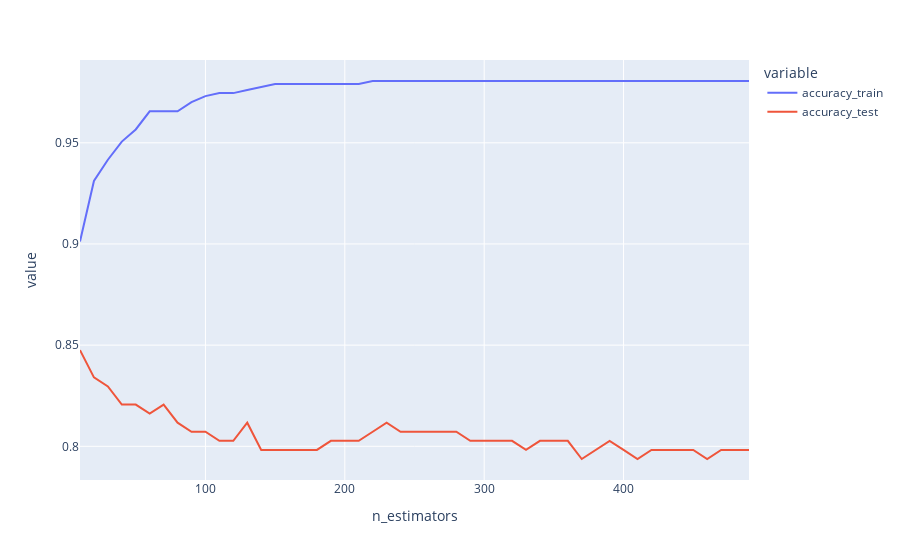

Notebook code cell kept with this figure:
### Markdown cell above
### n estimators (trees per forest)

### Code cell
accuracy_results = []

for i in range(10, 500, 10):
    model = model = XGBClassifier(n_estimators=i, random_state=42, nthread=-1)
    model.fit(X_train,y_train)
    y_pred_train = model.predict(X_train)
    y_pred_test = model.predict(X_test)
    accuracy_train = np.mean(y_pred_train == y_train)
    accuracy_test = np.mean(y_pred_test == y_test)
    accuracy_results.append({'accuracy_train': accuracy_train, 'accuracy_test': accuracy_test, 'n_estimators': i})

px.line(pd.DataFrame(accuracy_results).melt(id_vars='n_estimators'),
        x='n_estimators', y='value', color='variable')

### Figure 1 — Plotly figure (JSON) as saved in the notebook; plotly's stock layout.template omitted (floating-point values rounded to 4 significant figures)
{"data": [{"hovertemplate": "variable=accuracy_train<br>n_estimators=%{x}<br>value=%{y}<extra></extra>", "legendgroup": "accuracy_train", "line": {"color": "#636efa", "dash": "solid"}, "marker": {"symbol": "circle"}, "mode": "lines", "name": "accuracy_train", "orientation": "v", "showlegend": true, "type": "scatter", "x": [10, 20, 30, 40, 50, 60, 70, 80, 90, 100, 110, 120, 130, 140, 150, 160, 170, 180, 190, 200, 210, 220, 230, 240, 250, 260, 270, 280, 290, 300, 310, 320, 330, 340, 350, 360, 370, 380, 390, 400, 410, 420, 430, 440, 450, 460, 470, 480, 490], "xaxis": "x", "y": [0.9012, 0.9311, 0.9416, 0.9506, 0.9566, 0.9656, 0.9656, 0.9656, 0.9701, 0.9731, 0.9746, 0.9746, 0.976, 0.9775, 0.979, 0.979, 0.979, 0.979, 0.979, 0.979, 0.979, 0.9805, 0.9805, 0.9805, 0.9805, 0.9805, 0.9805, 0.9805, 0.9805, 0.9805, 0.9805, 0.9805, 0.9805, 0.9805, 0.9805, 0.9805, 0.9805, 0.9805, 0.9805, 0.9805, 0.9805, 0.9805, 0.9805, 0.9805, 0.9805, 0.9805, 0.9805, 0.9805, 0.9805], "yaxis": "y"}, {"hovertemplate": "variable=accuracy_test<br>n_estimators=%{x}<br>value=%{y}<extra></extra>", "legendgroup": "accuracy_test", "line": {"color": "#EF553B", "dash": "solid"}, "marker": {"symbol": "circle"}, "mode": "lines", "name": "accuracy_test", "orientation": "v", "showlegend": true, "type": "scatter", "x": [10, 20, 30, 40, 50, 60, 70, 80, 90, 100, 110, 120, 130, 140, 150, 160, 170, 180, 190, 200, 210, 220, 230, 240, 250, 260, 270, 280, 290, 300, 310, 320, 330, 340, 350, 360, 370, 380, 390, 400, 410, 420, 430, 440, 450, 460, 470, 480, 490], "xaxis": "x", "y": [0.8475, 0.8341, 0.8296, 0.8206, 0.8206, 0.8161, 0.8206, 0.8117, 0.8072, 0.8072, 0.8027, 0.8027, 0.8117, 0.7982, 0.7982, 0.7982, 0.7982, 0.7982, 0.8027, 0.8027, 0.8027, 0.8072, 0.8117, 0.8072, 0.8072, 0.8072, 0.8072, 0.8072, 0.8027, 0.8027, 0.8027, 0.8027, 0.7982, 0.8027, 0.8027, 0.8027, 0.7937, 0.7982, 0.8027, 0.7982, 0.7937, 0.7982, 0.7982, 0.7982, 0.7982, 0.7937, 0.7982, 0.7982, 0.7982], "yaxis": "y"}], "layout": {"legend": {"title": {"text": "variable"}, "tracegroupgap": 0}, "margin": {"t": 60}, "xaxis": {"anchor": "y", "domain": [0, 1], "title": {"text": "n_estimators"}}, "yaxis": {"anchor": "x", "domain": [0, 1], "title": {"text": "value"}}}}
